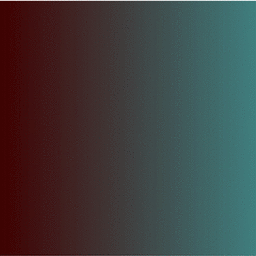
%> input picture Matlab/3d_novel_histogram_equalization_method/gradient.tif, 256 x 256 px
$ octave --eval "MarginalCdfEqualization('../gradient.tif');"   (GNU Octave 9; MATLAB toolbox functions it lacks are replaced by stand-ins)
%> lines starting %> are read from the running program, lines starting %| are printed output that depends on the picture
### Matlab/3d_novel_histogram_equalization_method/IsoLuminance/CalculateLuminancePdf.m
%This function calculates the PDF of the luminosity levels of a given image
%and displays the PDF graph
function pdf = CalculateLuminancePdf(image, name)
L = 256;
image_size = size(image);
width = image_size(1,1);
height = image_size(1,2);
pdf = zeros(1,3*L,'double');
luminance_levels = (1:3*L);
for i=1:width
    for j=1:height
        red = int32(image(i,j,1));
        green = int32(image(i,j,2));
        blue = int32(image(i,j,3));
        luminance = red + green + blue;
        pdf(1,luminance+1) = pdf(1,luminance+1) + double(1);
    end
end
pdf = pdf / (width*height);
figure('Name', name,'NumberTitle','off');
stem(luminance_levels,pdf);
end

### Matlab/3d_novel_histogram_equalization_method/IsoLuminance/CalculateLuminanceCdf.m
%This function calculates the CDF and displays a graph of a given PDF
function cdf = CalculateLuminanceCdf(pdf, name)
L = 256;
cdf = zeros(1,3*L,'double');
luminance_levels = (1:3*L);
for i=1:3*L
    if(i==1)
        cdf(i) = pdf(i);
    else
        cdf(i) = cdf(i-1) + pdf(i);
    end
end
figure('Name', name,'NumberTitle','off');
plot(luminance_levels,cdf);
end

### Matlab/3d_novel_histogram_equalization_method/MarginalCdfEqualization/CalculateChannelPdf.m
function pdf = CalculatePdf(image)
L = 256;
image_size = size(image);
m = image_size(1,1);
n = image_size(1,2);
pixel_count = zeros(1,L);
for i=1:m
    for j=1:n
        pixel_count(image(i,j)+1) = pixel_count(image(i,j)+1) + 1;
    end
end
pdf = pixel_count/(m*n);
end

### Matlab/3d_novel_histogram_equalization_method/MarginalCdfEqualization/CalculateChannelCdf.m
function cdf = CalculateCdf(p)
L = 256;
cdf = zeros(1,L);
for i=0:(L-1)
    sum = 0;
    for j=0:i
        sum = sum + p(j+1);
    end
    cdf(i+1) = sum;
end
end

### Matlab/3d_novel_histogram_equalization_method/MarginalCdfEqualization/MarginalCdfEqualization.m
function MarginalCdfEqualization(image_path)
%> called with image_path = '../gradient.tif'
input_img = imread(image_path);
input_luminance_pdf = CalculateLuminancePdf(input_img,'Original Image Luminance PDF');
%> after the loop in CalculateLuminancePdf, `for i=1:width`: pdf = 768 values, max 3607 at index 183, min 0 at index 1, mean 85.33
%> in CalculateLuminancePdf, `pdf = pdf / (width*height);`: pdf = 768 values, max 0.055 at index 183, min 0 at index 1, mean 0.0013
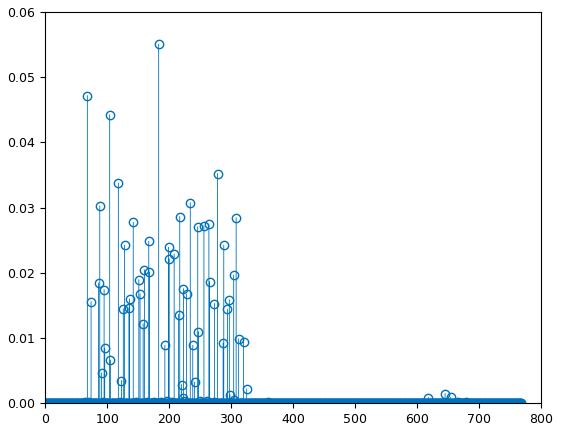
%> figure redrawn from the program's plot data; highest point at x = 183, y = 0.055
%> input_luminance_pdf has the same summary as pdf in CalculateLuminancePdf
CalculateLuminanceCdf(input_luminance_pdf,'Original Image Luminance CDF');
%> after the loop in CalculateLuminanceCdf, `for i=1:3*L`: cdf = 768 values from 0 to 1
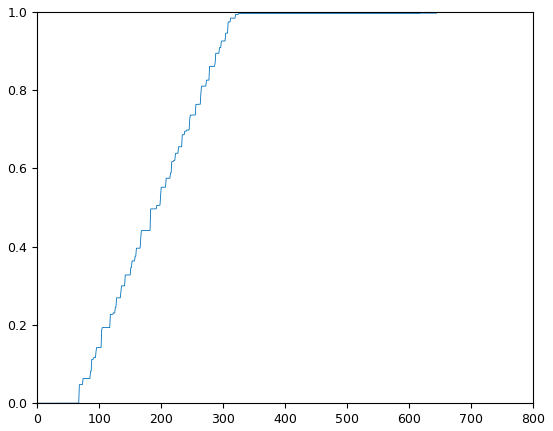
%> figure redrawn from the program's plot data; curve peaks at x = 679, y = 1
figure('Name','Original Image','Numbertitle','off')
imshow(input_img);
%> (this line was passed over: imshow is not available in this run)
red_channel = input_img(:,:,1);
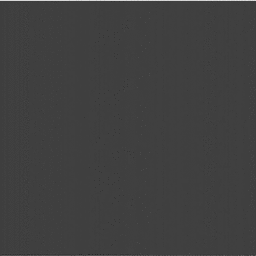
%> red_channel: size 256x256 uint8; min 40, max 220, mean 64
green_channel = input_img(:,:,2);
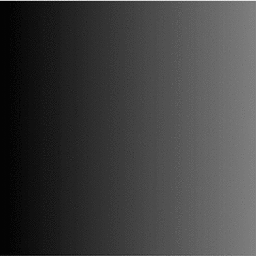
%> green_channel: size 256x256 uint8; min 3, max 232, mean 63.6
blue_channel = input_img(:,:,3);
red_pdf = CalculateChannelPdf(red_channel);
%> after the loop in CalculatePdf, `for i=1:m`: pixel_count = 256 values, max 30097 at index 64, min 0 at index 1, mean 256
%> in CalculatePdf, `pdf = pixel_count/(m*n);`: pdf = 256 values, max 0.459 at index 64, min 0 at index 1, mean 0.00391
%> red_pdf has the same summary as pdf in CalculatePdf
green_pdf = CalculateChannelPdf(green_channel);
%> green_pdf = 256 values, max 0.0473 at index 53, min 0 at index 1, mean 0.00391
blue_pdf = CalculateChannelPdf(blue_channel);
%> blue_pdf = 256 values, max 0.0552 at index 60, min 0 at index 1, mean 0.00391
red_cdf = CalculateChannelCdf(red_pdf);
%> after the loop in CalculateCdf, `for i=0:(L-1)`: cdf = 256 values from 0 to 1
%> red_cdf = 256 values from 0 to 1
green_cdf = CalculateChannelCdf(green_pdf);
%> green_cdf = 256 values from 0 to 1
blue_cdf = CalculateChannelCdf(blue_pdf);
%> blue_cdf = 256 values from 0 to 1
image_size = size(input_img);
%> image_size = [256 256 4]
width = image_size(1,1);
%> width = 256
height = image_size(1,2);
%> height = 256
output_img = zeros(width,height,3,'uint8');
L = 256;
for i=1:width
    for j=1:height
        red = input_img(i,j,1);
        green = input_img(i,j,2);
        blue = input_img(i,j,3);
        rgb_cdf = red_cdf(red+1) * green_cdf(green+1) * blue_cdf(blue+1);
        red_l = double(red + 1);
        green_l = double(green + 1);
        blue_l = double(blue + 1);
        a = 1;
        b = (red_l + green_l + blue_l);
        c = (red_l*green_l + red_l*blue_l + green_l*blue_l);
        d = (red_l*green_l*blue_l - ((L^3)*rgb_cdf));
        r = cubic(a,b,c,d);
        k = r(imag(r)==0);
        k = k(1,1);
        red_output = red + k;
        green_output = green + k;
        blue_output = blue + k;
        output_img(i,j,:) = [red_output green_output blue_output];
    end
end
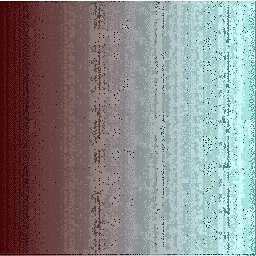
%> output_img: size 256x256x3 uint8; mean R, G, B 137.3, 136.8, 136.6
figure('Name','Marginal-CDF Equalized Image', 'Numbertitle', 'off');
imshow(output_img);
output_luminance_pdf = CalculateLuminancePdf(output_img,'Marginal-CDF Equalized Image Luminance PDF');
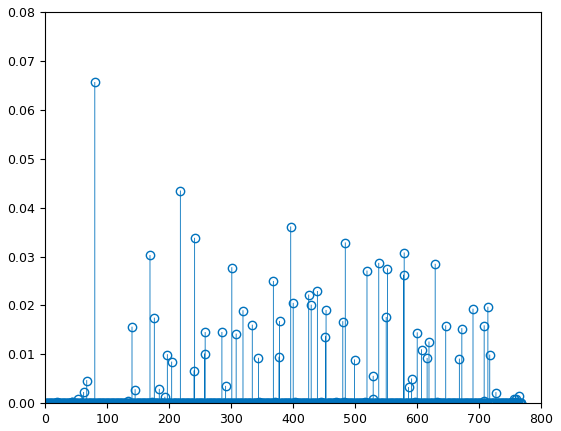
%> figure redrawn from the program's plot data; highest point at x = 80, y = 0.0656
%> output_luminance_pdf = 768 values, max 0.0656 at index 80, min 0 at index 1, mean 0.0013
CalculateLuminanceCdf(output_luminance_pdf,'Marginal-CDF Equalized Image Luminance CDF');
end
